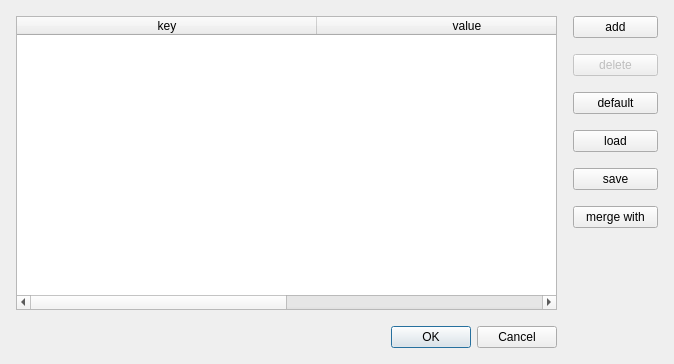
<?xml version="1.0" encoding="UTF-8"?>
<ui version="4.0">
 <class>SymbolTableDialog</class>
 <widget class="QDialog" name="SymbolTableDialog">
  <property name="geometry">
   <rect>
    <x>0</x>
    <y>0</y>
    <width>674</width>
    <height>364</height>
   </rect>
  </property>
  <property name="windowTitle">
   <string>edit symbol table</string>
  </property>
  <layout class="QGridLayout" name="gridLayout">
   <property name="leftMargin">
    <number>16</number>
   </property>
   <property name="topMargin">
    <number>16</number>
   </property>
   <property name="rightMargin">
    <number>16</number>
   </property>
   <property name="bottomMargin">
    <number>16</number>
   </property>
   <property name="spacing">
    <number>16</number>
   </property>
   <item row="0" column="0" rowspan="7" colspan="4">
    <widget class="QTableWidget" name="tableWidget">
     <property name="alternatingRowColors">
      <bool>true</bool>
     </property>
     <attribute name="horizontalHeaderDefaultSectionSize">
      <number>300</number>
     </attribute>
     <column>
      <property name="text">
       <string>key</string>
      </property>
     </column>
     <column>
      <property name="text">
       <string>value</string>
      </property>
     </column>
    </widget>
   </item>
   <item row="7" column="3">
    <widget class="QDialogButtonBox" name="buttonBox">
     <property name="orientation">
      <enum>Qt::Horizontal</enum>
     </property>
     <property name="standardButtons">
      <set>QDialogButtonBox::Cancel|QDialogButtonBox::Ok</set>
     </property>
    </widget>
   </item>
   <item row="0" column="5">
    <widget class="QPushButton" name="addButton">
     <property name="text">
      <string>add</string>
     </property>
    </widget>
   </item>
   <item row="1" column="5">
    <widget class="QPushButton" name="delButton">
     <property name="enabled">
      <bool>false</bool>
     </property>
     <property name="text">
      <string>delete</string>
     </property>
    </widget>
   </item>
   <item row="5" column="5">
    <widget class="QPushButton" name="mergeWithButton">
     <property name="minimumSize">
      <size>
       <width>85</width>
       <height>0</height>
      </size>
     </property>
     <property name="text">
      <string>merge with</string>
     </property>
    </widget>
   </item>
   <item row="3" column="5">
    <widget class="QPushButton" name="loadButton">
     <property name="text">
      <string>load</string>
     </property>
    </widget>
   </item>
   <item row="6" column="5">
    <spacer name="verticalSpacer">
     <property name="orientation">
      <enum>Qt::Vertical</enum>
     </property>
     <property name="sizeHint" stdset="0">
      <size>
       <width>20</width>
       <height>40</height>
      </size>
     </property>
    </spacer>
   </item>
   <item row="4" column="5">
    <widget class="QPushButton" name="saveButton">
     <property name="text">
      <string>save</string>
     </property>
    </widget>
   </item>
   <item row="2" column="5">
    <widget class="QPushButton" name="defaultButton">
     <property name="text">
      <string>default</string>
     </property>
    </widget>
   </item>
  </layout>
 </widget>
 <resources/>
 <connections>
  <connection>
   <sender>buttonBox</sender>
   <signal>accepted()</signal>
   <receiver>SymbolTableDialog</receiver>
   <slot>accept()</slot>
   <hints>
    <hint type="sourcelabel">
     <x>248</x>
     <y>254</y>
    </hint>
    <hint type="destinationlabel">
     <x>157</x>
     <y>274</y>
    </hint>
   </hints>
  </connection>
  <connection>
   <sender>buttonBox</sender>
   <signal>rejected()</signal>
   <receiver>SymbolTableDialog</receiver>
   <slot>reject()</slot>
   <hints>
    <hint type="sourcelabel">
     <x>316</x>
     <y>260</y>
    </hint>
    <hint type="destinationlabel">
     <x>286</x>
     <y>274</y>
    </hint>
   </hints>
  </connection>
 </connections>
</ui>
